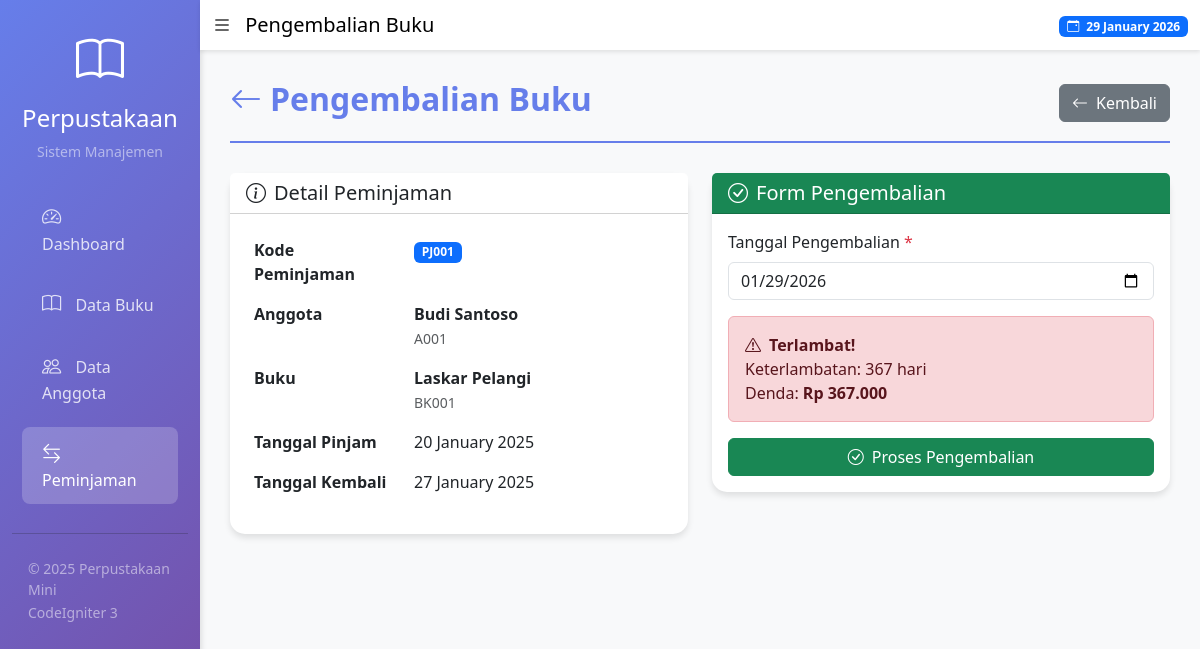
Screenshot of /peminjaman/pengembalian/1 with the database file from the repository.
### tables this page shows
CREATE TABLE `peminjaman` (
  `id_peminjaman` int NOT NULL,
  `kode_peminjaman` varchar(20) NOT NULL,
  `id_anggota` int NOT NULL,
  `id_buku` int NOT NULL,
  `tanggal_pinjam` date NOT NULL,
  `tanggal_kembali` date NOT NULL,
  `tanggal_pengembalian` date DEFAULT NULL,
  `denda` decimal(10,2) DEFAULT '0.00',
  `status` enum('Dipinjam','Dikembalikan') DEFAULT 'Dipinjam',
  `created_at` timestamp NULL DEFAULT CURRENT_TIMESTAMP,
  `updated_at` timestamp NULL DEFAULT CURRENT_TIMESTAMP ON UPDATE CURRENT_TIMESTAMP
);

CREATE TABLE `anggota` (
  `id_anggota` int NOT NULL,
  `no_anggota` varchar(20) NOT NULL,
  `nama_anggota` varchar(100) NOT NULL,
  `jenis_kelamin` enum('L','P') NOT NULL,
  `alamat` text NOT NULL,
  `no_telp` varchar(15) NOT NULL,
  `email` varchar(100) DEFAULT NULL,
  `tanggal_daftar` date NOT NULL,
  `status` enum('Aktif','Tidak Aktif') DEFAULT 'Aktif',
  `created_at` timestamp NULL DEFAULT CURRENT_TIMESTAMP,
  `updated_at` timestamp NULL DEFAULT CURRENT_TIMESTAMP ON UPDATE CURRENT_TIMESTAMP
);

CREATE TABLE `buku` (
  `id_buku` int NOT NULL,
  `kode_buku` varchar(20) NOT NULL,
  `judul_buku` varchar(200) NOT NULL,
  `pengarang` varchar(100) NOT NULL,
  `penerbit` varchar(100) NOT NULL,
  `tahun_terbit` year NOT NULL,
  `jumlah_buku` int NOT NULL DEFAULT '0',
  `stok_tersedia` int NOT NULL DEFAULT '0',
  `created_at` timestamp NULL DEFAULT CURRENT_TIMESTAMP,
  `updated_at` timestamp NULL DEFAULT CURRENT_TIMESTAMP ON UPDATE CURRENT_TIMESTAMP
);

### application/controllers/Peminjaman.php (called while the page is built, shortened)
<?php
class Peminjaman extends CI_Controller {
    public function __construct()
    {
        $this->load->model('Peminjaman_model');
        $this->load->model('Buku_model');
        $this->load->model('Anggota_model');
    }
    public function pengembalian($id)
    {
        $data['title'] = 'Pengembalian Buku';
        $data['peminjaman'] = $this->Peminjaman_model->get_by_id($id);
        $this->load->view('templates/header', $data);
        $this->load->view('peminjaman/pengembalian', $data);
        $this->load->view('templates/footer');
    }
}

### index.php (called while the page is built, shortened)
<?php
require_once BASEPATH.'core/CodeIgniter.php';

### application/models/Peminjaman_model.php (called while the page is built, shortened)
<?php
class Peminjaman_model extends CI_Model {
    private $table = 'peminjaman';
    public function get_by_id($id)
    {
        $this->db->select('peminjaman.*, anggota.nama_anggota, anggota.no_anggota, anggota.no_telp, buku.judul_buku, buku.kode_buku, buku.pengarang');
        $this->db->from($this->table);
        $this->db->join('anggota', 'anggota.id_anggota = peminjaman.id_anggota');
        $this->db->join('buku', 'buku.id_buku = peminjaman.id_buku');
        $this->db->where('peminjaman.id_peminjaman', $id);
        return $this->db->get()->row();
    }
}

### application/views/peminjaman/pengembalian.php (the view, shortened to what this page needs)
<div class="page-header">
    <div class="d-flex justify-content-between align-items-center">
        <div>
            <h2><i class="bi bi-arrow-left me-2"></i><?= $title ?></h2>
        </div>
        <a href="<?= base_url('peminjaman') ?>" class="btn btn-secondary">
            <i class="bi bi-arrow-left me-2"></i>Kembali
        </a>
    </div>
</div>
<div class="row">
    <div class="col-md-6 mb-4">
        <div class="card">
            <div class="card-header bg-white">
                <h5 class="mb-0"><i class="bi bi-info-circle me-2"></i>Detail Peminjaman</h5>
            </div>
            <div class="card-body">
                <table class="table table-borderless">
                    <tr>
                        <th width="160">Kode Peminjaman</th>
                        <td><span class="badge bg-primary"><?= $peminjaman->kode_peminjaman ?></span></td>
                    </tr>
                    <tr>
                        <th>Anggota</th>
                        <td>
                            <strong><?= $peminjaman->nama_anggota ?></strong><br>
                            <small class="text-muted"><?= $peminjaman->no_anggota ?></small>
                        </td>
                    </tr>
                    <tr>
                        <th>Buku</th>
                        <td>
                            <strong><?= $peminjaman->judul_buku ?></strong><br>
                            <small class="text-muted"><?= $peminjaman->kode_buku ?></small>
                        </td>
                    </tr>
                    <tr>
                        <th>Tanggal Pinjam</th>
                        <td><?= date('d F Y', strtotime($peminjaman->tanggal_pinjam)) ?></td>
                    </tr>
                    <tr>
                        <th>Tanggal Kembali</th>
                        <td><?= date('d F Y', strtotime($peminjaman->tanggal_kembali)) ?></td>
                    </tr>
                </table>
            </div>
        </div>
    </div>
    <div class="col-md-6 mb-4">
        <div class="card border-success">
            <div class="card-header bg-success text-white">
                <h5 class="mb-0"><i class="bi bi-check-circle me-2"></i>Form Pengembalian</h5>
            </div>
            <div class="card-body">
                <form action="<?= base_url('peminjaman/proses_pengembalian') ?>" method="post" id="formPengembalian">
                    <div class="mb-3">
                        <label for="tanggal_pengembalian" class="form-label">Tanggal Pengembalian <span class="text-danger">*</span></label>
                        <input type="date" class="form-control" id="tanggal_pengembalian" name="tanggal_pengembalian" value="<?= date('Y-m-d') ?>" required>
                    </div>
                    <div id="dendaInfo" class="alert alert-info">
                    </div>
                    <button type="submit" class="btn btn-success w-100">
                        <i class="bi bi-check-circle me-2"></i>Proses Pengembalian
                    </button>
                </form>
            </div>
        </div>
    </div>
</div>

### application/views/templates/header.php (style rules this page uses)
body { background-color: #f8f9fa; }
.card { border: none; border-radius: 15px; box-shadow: 0 4px 6px rgba(0,0,0,0.1); transition: transform 0.3s; }
.page-header { margin-bottom: 30px; padding-bottom: 15px; border-bottom: 2px solid #667eea; }
.page-header h2 { color: #667eea; font-weight: bold; }

### rows the page displays
peminjaman: kode_peminjaman "PJ001", id_anggota.nama_anggota "Budi Santoso", id_anggota.no_anggota "A001", id_buku.judul_buku "Laskar Pelangi", id_buku.kode_buku "BK001", tanggal_pinjam "20 January 2025", tanggal_kembali "27 January 2025"

### other values shown
$title "Pengembalian Buku"
